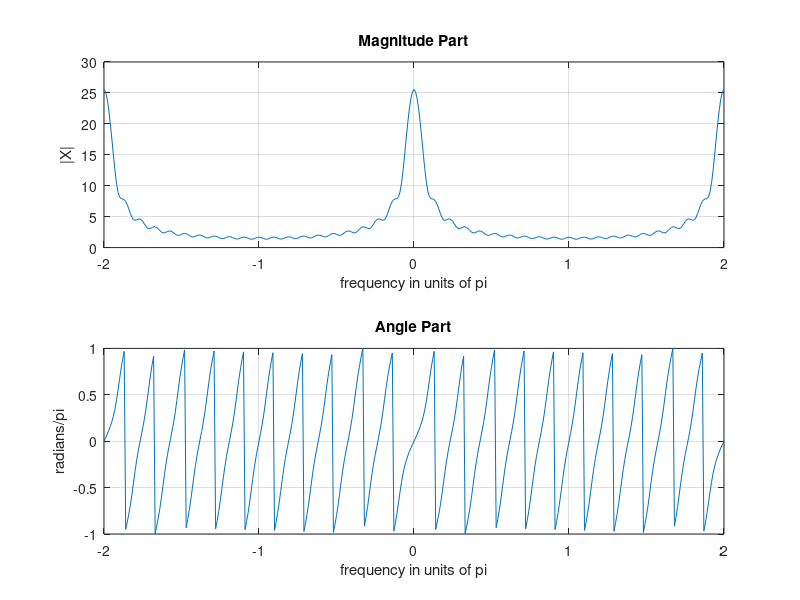

Here is the MATLAB script that generated this plot:
n = -10:10; x = (0.9).^n;
k = -200:200; w = (pi/100) * k; X = x * (exp(-j*pi/100)).^(n'*k);
magX = abs(X); angX = angle(X);
subplot(2, 1, 1); plot(w/pi, magX); grid; axis([-2, 2, 0, 30])
xlabel("frequency in units of pi"); ylabel("|X|")
title("Magnitude Part")
subplot(2, 1, 2); plot(w/pi, angX/pi); grid; axis([-2, 2, -1, 1])
xlabel("frequency in units of pi"); ylabel("radians/pi")
title("Angle Part")